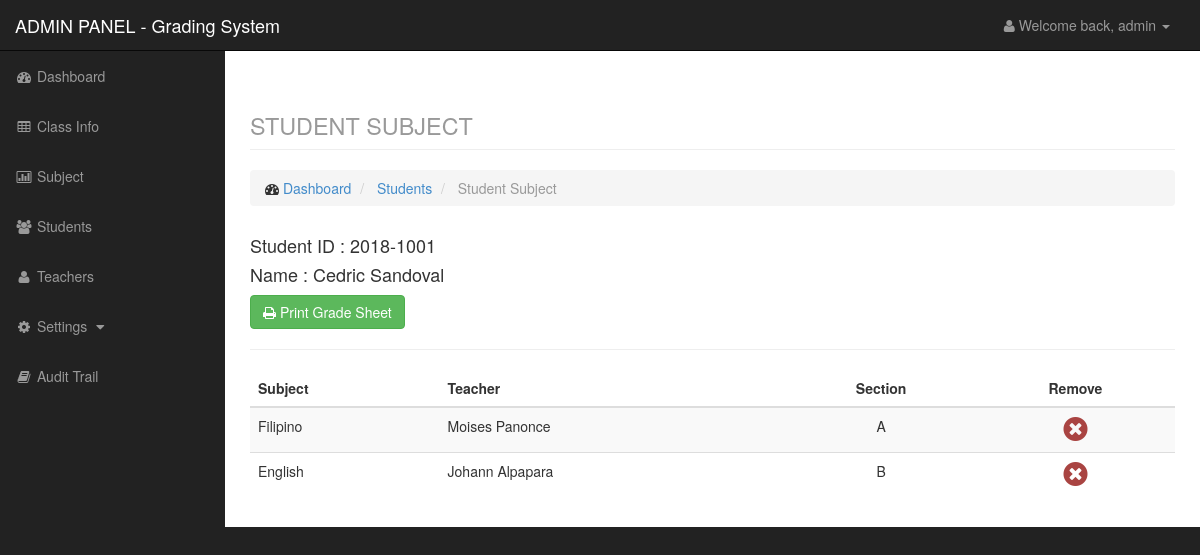
The app's page /admin/studentsubject.php?id=1 (signed in) with its own data.
### tables this page shows
CREATE TABLE IF NOT EXISTS `student` (
  `id` int(11) NOT NULL AUTO_INCREMENT,
  `studid` varchar(50) NOT NULL,
  `fname` varchar(100) NOT NULL,
  `lname` varchar(100) NOT NULL,
  PRIMARY KEY (`id`)
);

CREATE TABLE IF NOT EXISTS `class` (
  `id` int(11) NOT NULL AUTO_INCREMENT,
  `course` varchar(50) NOT NULL,
  `year` varchar(50) NOT NULL,
  `section` varchar(50) NOT NULL,
  `sem` varchar(50) NOT NULL,
  `teacher` varchar(100) NOT NULL,
  `subject` varchar(100) NOT NULL,
  `SY` text NOT NULL,
  PRIMARY KEY (`id`)
);

CREATE TABLE IF NOT EXISTS `teacher` (
  `id` int(11) NOT NULL AUTO_INCREMENT,
  `teachid` varchar(50) NOT NULL,
  `fname` varchar(100) NOT NULL,
  `lname` varchar(100) NOT NULL,
  PRIMARY KEY (`id`)
);

### admin/data/student_model.php (called while the page is built, shortened)
<?php
    $student = new Datastudent();
    class Datastudent {
        function getstudentbyid($id){
            $q = "select * from student where id=$id";
            $r = mysql_query($q);
            return $r;
        }
    }
?>

### admin/studentsubject.php (the view, shortened to what this page needs)
<?php
    include('include/header.php');
    include('include/sidebar.php');
    include('data/student_model.php');
    $id = $_GET['id'];
    $student = $student->getstudentbyid($id);
?>
<div id="page-wrapper">
    <div class="container-fluid">
        <div class="row">
            <div class="col-lg-12">
                <h1 class="page-header">
                    <small>STUDENT SUBJECT</small>
                </h1>
                <ol class="breadcrumb">
                    <li>
                        <i class="fa fa-dashboard"></i> <a href="index.php">Dashboard</a>
                    </li>
                    <li>
                        <a href="studentlist.php">Students</a>
                    </li>
                    <li class="active">
                        Student Subject
                    </li>
                </ol>
            </div>
        </div>
        <div class="row">
            <div class="col-lg-12">
                <?php while($row = mysql_fetch_array($student)): ?>
                <h4>Student ID : <?php echo $row['studid']; ?></h4>
                <h4>Name : <?php echo $row['fname'].' '.$row['lname']; ?></h4>
                <a href="reportcard.php?id=<?php echo $id; ?>" target="_blank"><button type="button" name="submit" class="btn btn-success"><i class="fa fa-print"></i> Print Grade Sheet</button></a>
                <?php endwhile; ?>
                <hr />
                <div class="table-responsive">
                <table class="table table-striped">
                    <thead>
                        <tr>
                            <th>Subject</th>
                            <th>Teacher</th>
                            <th class="text-center">Section</th>
                            <th class="text-center">Remove</th>
                        </tr>
                    </thead>
                    <tbody>
<?php
    $r1 = mysql_query("select * from studentsubject where studid=$id");
    while($row = mysql_fetch_array($r1)):
        $r2 = mysql_query('select * from class where id='.$row['classid'].'');
        while($rows = mysql_fetch_array($r2)):
            $r3 = mysql_query('select * from teacher where id='.$rows['teacher'].'');
            $teacher = null;
            if($r3){
                $teacher = mysql_fetch_array($r3);
                $teacher = $teacher['fname'].' '.$teacher['lname'];
            }?>
                        <tr>
                            <td><?php echo $rows['subject']; ?></td>
                            <td><?php echo $teacher ?></td>
                            <td class="text-center"><?php echo $rows['section']; ?></td>
                            <td class="text-center"><a href="data/student_model.php?q=removesubject&studid=<?php echo $id;?>&classid=<?php echo $rows['id']; ?>"><i class="fa fa-times-circle text-danger fa-2x confirmation"></i></a></td>
                        </tr>
        <?php endwhile;
    endwhile;
?>
                    </tbody>
                </table>
            </div>
            </div>
        </div>
    </div>
</div>
<?php include('include/footer.php');

### css/sb-admin.css (style rules this page uses)
body { margin-top: 100px; background-color: #222; }
@media (min-width:768px) { body { margin-top: 50px; } }
#page-wrapper { width: 100%; padding: 0; background-color: #fff; }
@media (min-width:768px) { #page-wrapper { padding: 10px; } }

### records on screen
student: studid "2018-1001", fname "Cedric", lname "Sandoval"
class: subject "Filipino", teacher.fname+lname "Moises Panonce", section "A"
class: subject "English", teacher.fname+lname "Johann Alpapara", section "B"

### other values on screen
$_SESSION['level'] "admin"
